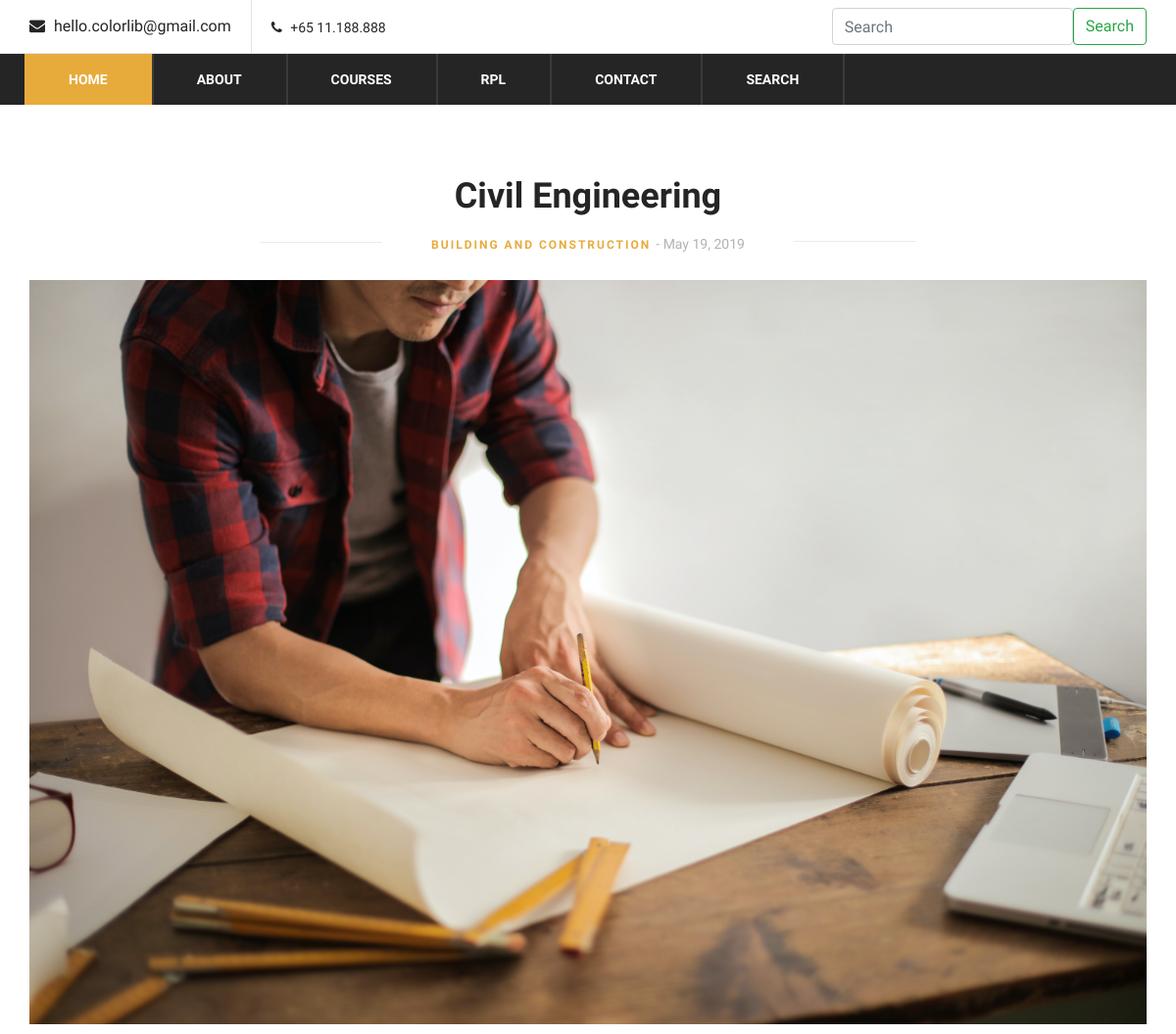
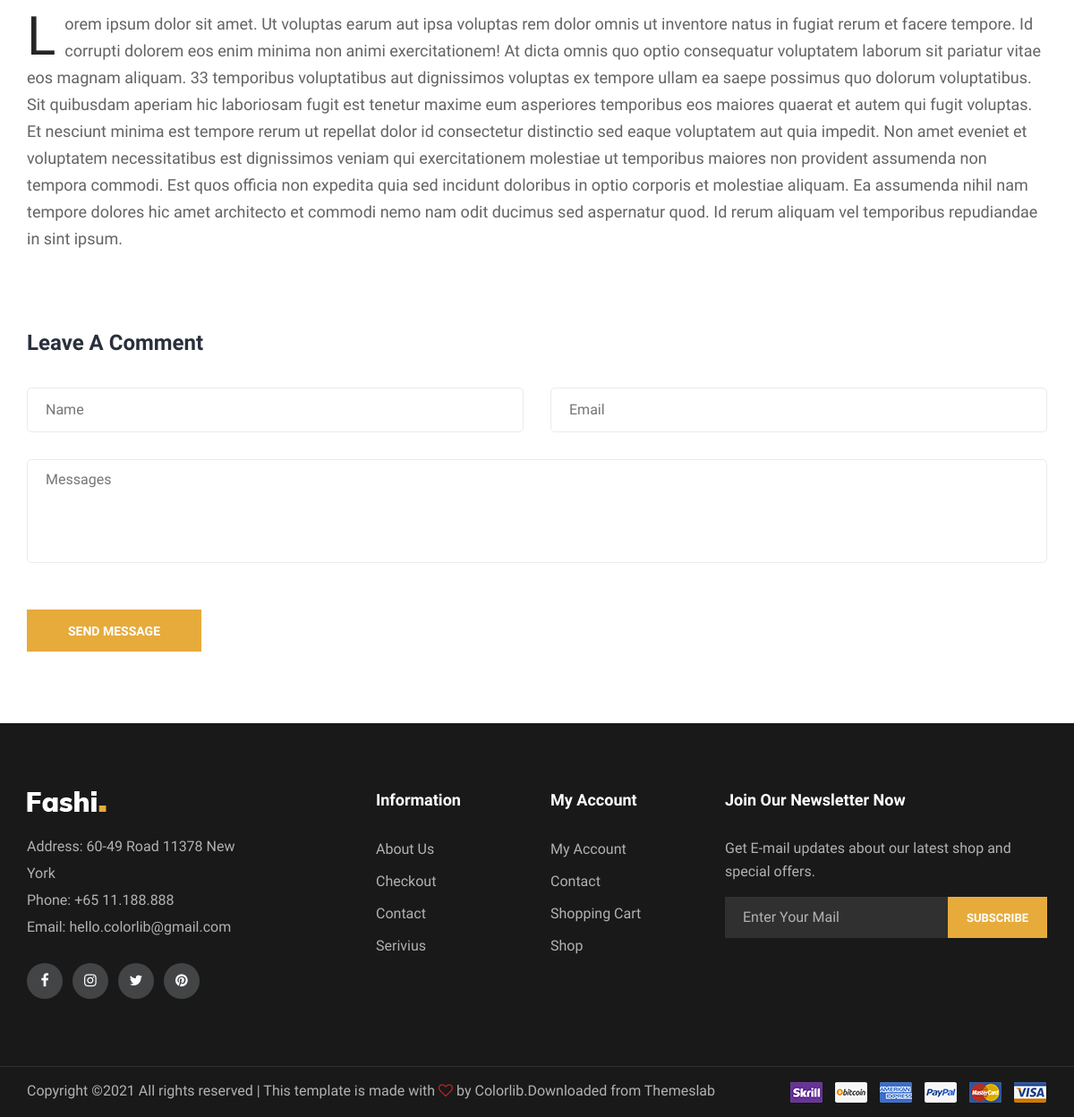
The page /detail/4 on the database its author committed (2 pictures, top to bottom).
### frontpage/models.py (models this page shows, shortened)
class Sub_Category(models.Model):
    title = models.CharField(max_length=200)
    category = models.ForeignKey(Category, on_delete=models.CASCADE)
    course_code = models.CharField(max_length=100)
    image = models.ImageField(upload_to='media/sub_category', blank=True, null=True)
    discription = models.TextField(blank=True, null=True)

class Category(models.Model):
    name = models.CharField(max_length=200)
    image = models.ImageField(upload_to='media/category', blank=True, null=True)

### frontpage/views.py (the view)
# urls.py: path('detail/<int:pk>', category_detail, name='category_detail'),
def category_detail(request, pk):
    sub = Sub_Category.objects.get(pk=pk)
    context = {
        'subs': sub
    }
    return render(request, 'courses-detaIis.html', context)

### frontpage/custom_context.py (called while the page is built)
def mycontext(request):
    categories = Category.objects.all()
    return {'categories': categories}

### templates/courses-detaIis.html
{% extends 'base.html' %}
{% load static %}
{% block content %}
    <section class="blog-details spad">
        <div class="container">
            <div class="row">
                <div class="col-lg-12">
                    <div class="blog-details-inner">
                        <div class="blog-detail-title">
                            <h2>{{ subs.title }}</h2>
                            <p>{{ subs.category.name }} <span>- May 19, 2019</span></p>
                        </div>
                        <div class="blog-large-pic">
                            <img src="{{ subs.image.url }}" alt="">
                        </div>
                        <div class="blog-detail-desc">
                            <p>{{ subs.discription }}
                            </p>
                        </div>
                        <div class="leave-comment">
                            <h4>Leave A Comment</h4>
                            <form action="#" class="comment-form">
                                <div class="row">
                                    <div class="col-lg-6">
                                        <input type="text" placeholder="Name">
                                    </div>
                                    <div class="col-lg-6">
                                        <input type="text" placeholder="Email">
                                    </div>
                                    <div class="col-lg-12">
                                        <textarea placeholder="Messages"></textarea>
                                        <button type="submit" class="site-btn">Send message</button>
                                    </div>
                                </div>
                            </form>
                        </div>
                    </div>
                </div>
            </div>
        </div>
    </section>
{% endblock %}

### static/css/style.css (style rules this page uses)
html, body { height: 100%; font-family: "Muli", sans-serif; -webkit-font-smoothing: antialiased; font-smoothing: antialiased; }
h1, h2, h3, h4, h5, h6 { margin: 0; color: #111111; font-weight: 400; font-family: "Muli", sans-serif; }
h2 { font-size: 36px; }
h4 { font-size: 24px; }
p { font-size: 16px; font-family: "Muli", sans-serif; color: #636363; font-weight: 400; line-height: 26px; margin: 0 0 15px 0; }
img { max-width: 100%; }
.spad { padding-top: 100px; padding-bottom: 100px; }
.site-btn { color: #ffffff; background: #e7ab3c; border: 1px solid #e7ab3c; font-size: 14px; font-weight: 700; text-transform: uppercase; padding: 13px 45px 11px; cursor: pointer; }
.blog-details { padding-top: 72px; padding-bottom: 80px; }
.blog-details-inner .blog-detail-title { text-align: center; margin-bottom: 25px; }
.blog-details-inner .blog-detail-title h2 { color: #252525; font-weight: 700; margin-bottom: 15px; }
.blog-details-inner .blog-detail-title p { margin-bottom: 0; font-size: 12px; font-weight: 700; text-transform: uppercase; color: #e7ab3c; letter-spacing: 2px; line-height: 20px; display: inline-block; position: relative; }
.blog-details-inner .blog-detail-title p:before { position: absolute; left: -175px; top: 8px; height: 1px; width: 125px; background: #ebebeb; content: ""; }
.blog-details-inner .blog-detail-title p:after { position: absolute; right: -175px; top: 7px; height: 1px; width: 125px; background: #ebebeb; content: ""; }
.blog-details-inner .blog-detail-title p span { color: #b2b2b2; font-size: 14px; font-weight: 400; text-transform: capitalize; letter-spacing: 0; }
.blog-details-inner .blog-large-pic img { min-width: 100%; }
.blog-details-inner .blog-detail-desc { margin-top: 22px; margin-bottom: 32px; }
.blog-details-inner .blog-detail-desc p { font-size: 18px; line-height: 30px; }
.blog-details-inner .blog-detail-desc p:first-of-type:first-letter { float: left; font-size: 60px; text-transform: uppercase; color: #252525; margin-top: 14px; margin-right: 10px; }
.blog-details-inner p { font-size: 18px; line-height: 30px; }
.blog-details-inner .leave-comment { padding-top: 55px; }
.blog-details-inner .leave-comment h4 { color: #292f3b; font-weight: 700; margin-bottom: 35px; }
.blog-details-inner .leave-comment .comment-form input { width: 100%; font-size: 16px; color: #636363; height: 50px; border: 1px solid #ebebeb; border-radius: 5px; padding-left: 20px; margin-bottom: 30px; }
.blog-details-inner .leave-comment .comment-form textarea { width: 100%; resize: none; font-size: 16px; color: #636363; height: 116px; border: 1px solid #ebebeb; border-radius: 5px; padding-left: 20px; padding-top: 10px; margin-bottom: 45px; }
@media only screen and (min-width: 1200px) { .container { max-width: 1170px; } }

### rows shown on the page
Sub_Category: title "Civil Engineering", category.name "BUILDING AND CONSTRUCTION", image (picture), discription "Lorem ipsum dolor sit amet. Ut voluptas earum aut ipsa voluptas rem dolor omnis ut inventore natus in fugiat rerum et facere tempore. Id corrupti dolorem eos enim minima non animi exercitationem! At dicta omnis quo optio consequatur voluptatem laborum sit pariatur vitae eos magnam aliquam. 33 temporibus voluptatibus aut dignissimos voluptas ex tempore ullam ea saepe possimus quo dolorum voluptatibus. Sit quibusdam aperiam hic laboriosam fugit est tenetur maxime eum asperiores temporibus eos maiores quaerat et autem qui fugit voluptas. Et nesciunt minima est tempore rerum ut repellat dolor id consectetur distinctio sed eaque voluptatem aut quia impedit. Non amet eveniet et voluptatem…"
